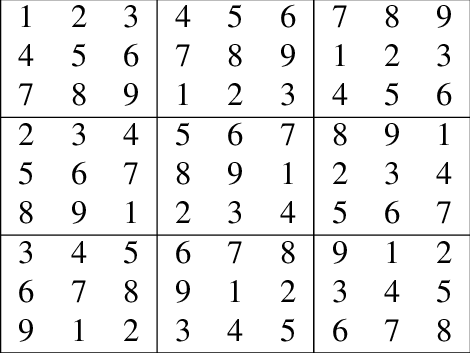
#> input picture train_images/A-completed-Sudoku-grid.png, 470 x 353 px; its folder holds only this picture in this run
$ jupyter execute --allow-errors create_training_data.ipynb   (shell and % lines are left out)
#> lines starting #> are read from the running program, lines starting #| are printed output that depends on the picture; after the words box and inside, x2 and y2 are one past the last pixel; in counts of white or black regions, pixels touching at a corner belong together
#> further down, gray_image is the input picture: shape (353, 470); min 0, max 255, mean 238.4
#> `blurred = cv2.GaussianBlur(image, (7,7),3)`:
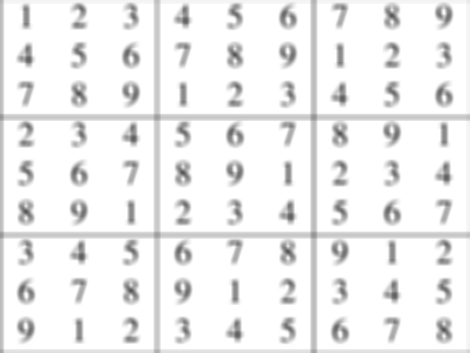
#> blurred: shape (353, 470); min 85, max 255, mean 238.9
#> `thresh = cv2.adaptiveThreshold( blurred, 255, cv2.ADAPTIVE_THRESH_GAUS..`:
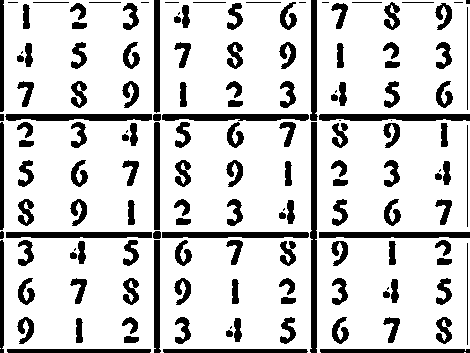
#> thresh: shape (353, 470); 81.2% white; 147 black regions (18 under 20 px), largest, box (x1, y1, x2, y2) and area: (310, 122, 317, 353) 1387, (319, 114, 470, 121) 976, (5, 114, 152, 121) 942
#> `thresh = cv2.bitwise_not(thresh)`: thresh: shape (353, 470); 18.8% white; 147 white regions (18 under 20 px)
#> `cnts = cv2.findContours(thresh.copy(), cv2.RETR_EXTERNAL, cv2.CHAIN_AP..`: cnts = 147 contours, 29 with area under 20; largest, box (x1, y1, x2, y2) and area: (310, 122, 317, 353) 1148, (319, 114, 470, 121) 820, (5, 114, 152, 121) 791, (162, 114, 309, 121) 784, (319, 232, 470, 238) 729
#> the loop `for c in cnts:` made 9 passes
#> `warped = imutils.perspective.four_point_transform(image, puzzleCnt.res..`: warped = 112 rows, first 6: [255, 221, 93, 208, 255], [255, 221, 93, 208, 255], [255, 221, 93, 208, 255], [255, 221, 93, 208, 255], [255, 221, 93, 208, 255], [255, 221, 93, 208, 255]
#| (112, 5)
#> after the loop `for i in range(9):`: cells = 81 items, first 6: empty array, empty array, empty array, empty array, empty array, empty array
[cell 1]
#to accurately train model
#i'll simply extract digits from sample sudoku images from web
#augment and use them to train you cnn

[cell 2]
import numpy as np
import cv2
import tensorflow as tf
import imutils
import imutils.perspective
from skimage.segmentation import clear_border
import glob

[cell 3]
i = 1

#> (a cell that did not finish here is left out)
